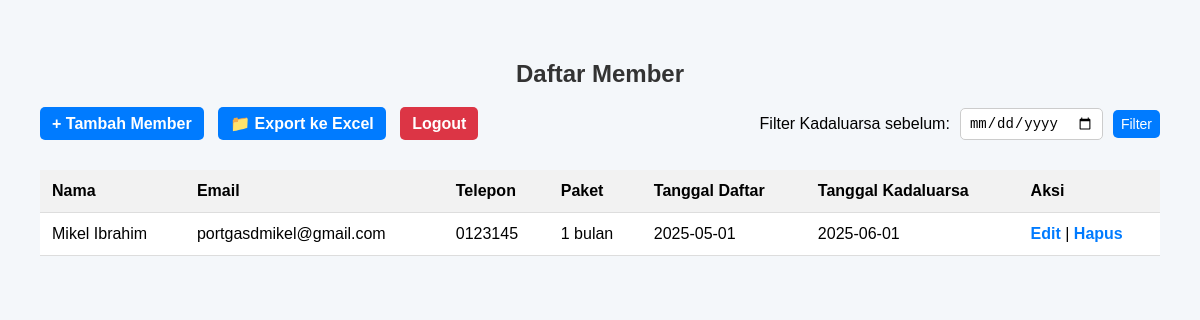
The page /GymMembership/members.php?before_date=2025-06-01 (signed in) on the database its author committed.
### tables this page shows
CREATE TABLE `members` (
  `id` int(11) NOT NULL,
  `name` varchar(100) DEFAULT NULL,
  `email` varchar(100) DEFAULT NULL,
  `phone` varchar(20) DEFAULT NULL,
  `package` varchar(50) DEFAULT NULL,
  `registration_date` date DEFAULT NULL,
  `expiry_date` date DEFAULT NULL
);

### GymMembership/members.php (the view, shortened to what this page needs)
<?php
include('config/db.php');
$where = '';
if (isset($_GET['before_date']) && $_GET['before_date'] !== '') {
    $before_date = $_GET['before_date'];
    $where = "WHERE expiry_date = '$before_date'";
}
$result = $conn->query("SELECT * FROM members $where ORDER BY expiry_date ASC");
?>
<!DOCTYPE html>
<html lang="id">
<head>
</head>
<body>
<h2>Daftar Member</h2>
<div class="action-bar">
    <div class="left-links">
        <a href="pages/add_member.php" class="btn">+ Tambah Member</a>
        <a href="pages/export_excel.php" class="btn" target="_blank">📁 Export ke Excel</a>
        <a href="logout.php" class="btn" style="background-color:#dc3545;">Logout</a>
    </div>
    <form method="GET" class="filter-inline-form">
        <label>Filter Kadaluarsa sebelum:</label>
        <input type="date" name="before_date">
        <button type="submit">Filter</button>
    </form>
</div>
<table>
    <tr>
        <th>Nama</th>
        <th>Email</th>
        <th>Telepon</th>
        <th>Paket</th>
        <th>Tanggal Daftar</th>
        <th>Tanggal Kadaluarsa</th>
        <th>Aksi</th>
    </tr>
    <?php while ($row = $result->fetch_assoc()) : ?>
    <tr>
        <td><?= $row['name'] ?></td>
        <td><?= $row['email'] ?></td>
        <td><?= $row['phone'] ?></td>
        <td><?= $row['package'] ?></td>
        <td><?= $row['registration_date'] ?></td>
        <td><?= $row['expiry_date'] ?></td>
        <td>
            <a href="pages/edit_member.php?id=<?= $row['id'] ?>">Edit</a> |
            <a href="pages/delete_member.php?id=<?= $row['id'] ?>" onclick="return confirm('Yakin hapus member ini?')">Hapus</a>
        </td>
    </tr>
    <?php endwhile; ?>
</table>
</body>
</html>

### GymMembership/members.php (style rules this page uses)
body { font-family: Arial, sans-serif; background-color: #f4f7fa; margin: 0; padding: 40px; }
h2 { text-align: center; color: #333; }
a { color: #007bff; text-decoration: none; font-weight: bold; }
table { width: 100%; margin-top: 30px; border-collapse: collapse; }
th, td { padding: 12px; text-align: left; border-bottom: 1px solid #ddd; }
th { background-color: #f2f2f2; font-weight: bold; }
td { background-color: #fff; }
.btn { background-color: #007bff; color: white; padding: 8px 12px; text-decoration: none; border-radius: 5px; }
.action-bar { display: flex; justify-content: space-between; align-items: center; margin-top: 20px; flex-wrap: wrap; gap: 10px; }
.left-links a { margin-right: 10px; }
.filter-inline-form { display: flex; align-items: center; gap: 10px; }
.filter-inline-form input, .filter-inline-form button { padding: 6px 8px; font-size: 14px; border-radius: 5px; border: 1px solid #ccc; }
.filter-inline-form button { background-color: #007bff; color: white; border: none; cursor: pointer; }

### rows shown on the page
members: name "Mikel Ibrahim", email "portgasdmikel@gmail.com", phone "0123145", package "1 bulan", registration_date "2025-05-01", expiry_date "2025-06-01"
